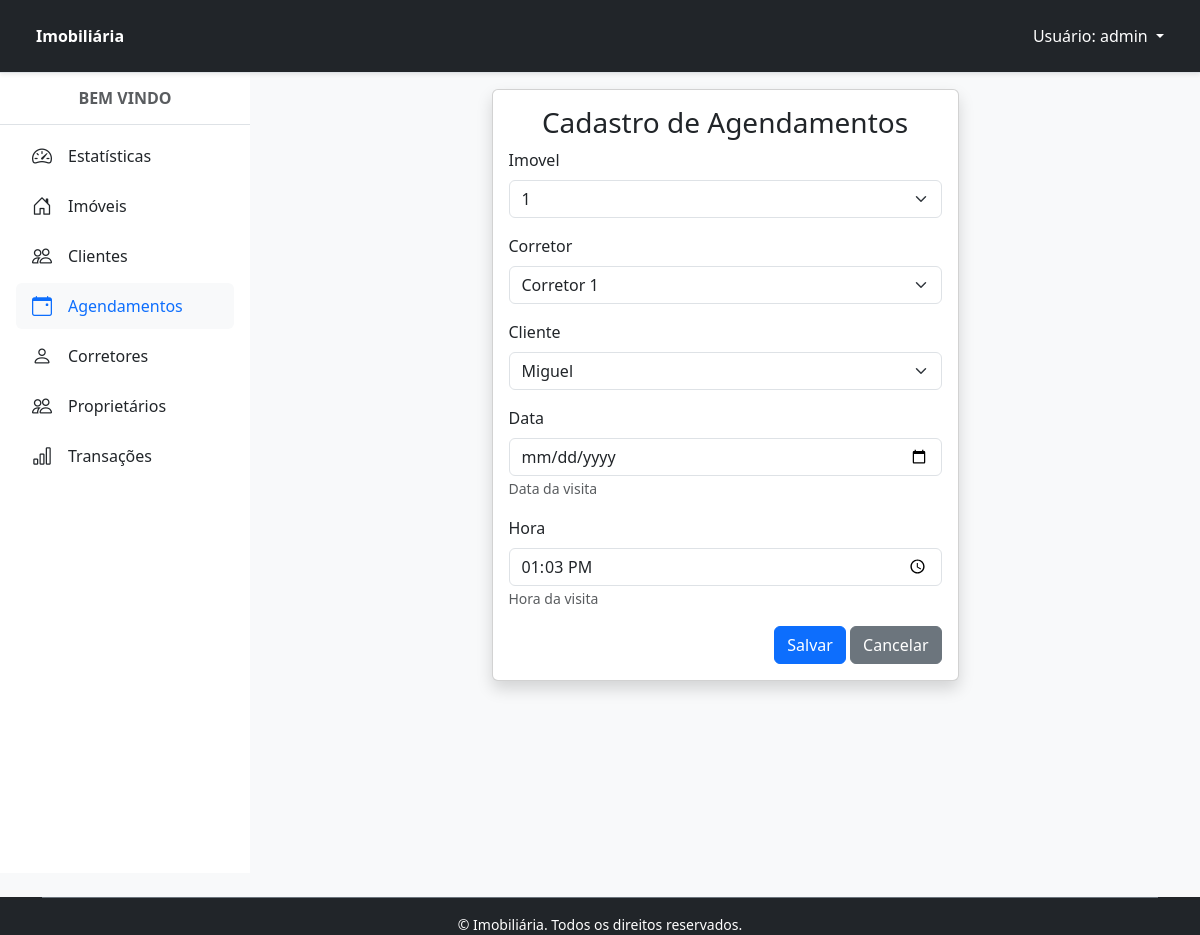
The app's page /visitas/2/editar/ (signed in) with its own data.
### visita/models.py (models this page shows, shortened)
class Visita(models.Model):
    corretor = models.ForeignKey('corretores.Corretor', on_delete=models.CASCADE, related_name='corretor', null=True)
    imovel = models.ForeignKey('imovel.Imovel', on_delete=models.CASCADE, related_name='imovel', null=True)
    cliente = models.ForeignKey('cliente.Cliente', on_delete=models.CASCADE, related_name='cliente', null=True)
    data = models.DateField('Data', help_text='Data da visita', null=True)
    hora = models.TimeField('Hora', help_text='Hora da visita', null=True, blank=True)
    codigoVisita = models.CharField('Código da Visita', max_length=10, unique=True, help_text='Código único da visita')
    class Meta:
        permissions = (('fechar_agendamento', 'Permite fazer o fechamento de uma visita'),)
        verbose_name = 'Visita'
        verbose_name_plural = 'Visitas'

### visita/views.py (the view)
# urls.py: path('visitas/<int:pk>/editar/', VisitaUpdateView.as_view(), name='visita_editar'),
class VisitaUpdateView(PermissionRequiredMixin, SuccessMessageMixin, UpdateView):
    permission_required = 'visita.change_visita'
    permission_denied_message = 'Você não tem permissão para acessar esta página.'
    model = Visita
    form_class = VisitaModelForm
    template_name = 'visita_form.html'
    success_url = reverse_lazy('visita')
    success_message = 'Agendamento alterado com sucesso!'

### visita/forms.py (shortened to what this page needs)
class VisitaModelForm(forms.ModelForm):
    class Meta:
        model = Visita
        fields = ['imovel', 'corretor', 'cliente', 'data', 'hora']
        widgets = {
            'data': forms.DateInput(
                attrs={
                    'type': 'date',
                    'min': datetime.date.today().isoformat()
                }
            ),
            'hora': forms.TimeInput(attrs={'type': 'time'}),
        }
        error_messages = {
            'imovel': {'required': 'É um campo obrigatório'},
            'corretor': {'required': 'O corretor é um campo obrigatório'},
            'cliente': {'required': 'O cliente é um campo obrigatório'},
            'data': {'required': 'A data é um campo obrigatório'},
            'hora': {'required': 'A hora é um campo obrigatória'},
        }

### cliente/models.py (called while the page is built)
    def __str__(self):
        return self.nome

### corretores/models.py (called while the page is built)
    def __str__(self):
        return self.nome

### imovel/models.py (called while the page is built)
    def __str__(self):
        return self.nome

### visita/templates/visita_form.html (shortened to what this page needs)
{% extends 'principal.html' %}
{% load django_bootstrap5 %}
{% block content %}
    <div class="card shadow m-3 col-md-6 mx-auto">
        <div class="card-body">
            <div class="row">
                <h3 class="text-center">Cadastro de Agendamentos</h3>
                <form method="POST" enctype="multipart/form-data">
                    {% bootstrap_form form %}
                    <div class="text-end">
                        {% bootstrap_button button_type="submit" content="Salvar" %}
                        <a href="{% url 'visita' %}" class="btn btn-secondary text-white" type="button">
                            <span class="text">Cancelar</span>
                        </a>
                    </div>
                </form>
            </div>
        </div>
    </div>
{% endblock %}

### home/templates/navbar.html (shortened to what this page needs)
<header class="bg-dark border-bottom py-3 px-4 sticky-top shadow-sm">
  <div class="container-fluid">
    <div class="d-flex justify-content-between align-items-center">
      {% if request.user.is_authenticated %}
        <div class="d-flex align-items-center gap-2">
          <span class="fw-bold text-white">Imobiliária</span>
        </div>
        <ul class="navbar-nav">
          <li class="nav-item dropdown">
            <a class="nav-link dropdown-toggle text-white" href="#" id="navbarLogin" role="button" data-bs-toggle="dropdown" aria-expanded="false">
              Usuário: {{ request.user.username }}
            </a>
          </li>
        </ul>
      {% endif %}
    </div>
  </div>
</header>

### records on screen
Visita: imovel "1", corretor "Corretor 1", cliente "Miguel", hora "13:03:00"

### other values on screen
{{ request.user.username }} "admin"
